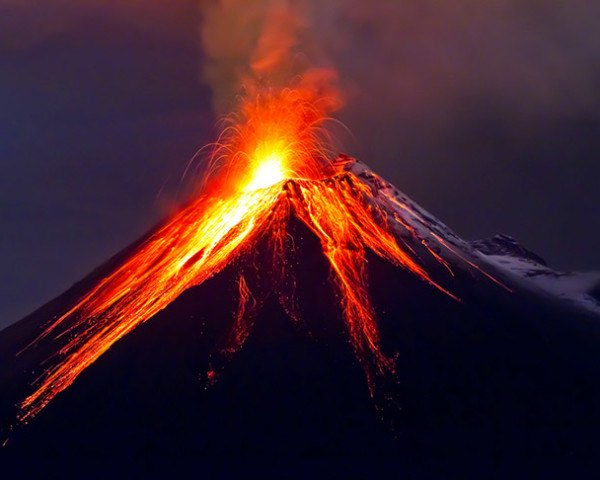
#> input picture Resources/Volcano_Night.jpg, 600 x 480 px, found by its file name
$ python Part05.py
#> lines starting #> are read from the running program, lines starting #| are printed output that depends on the picture
# Image Arithmatics and Logic
import cv2
import numpy as np

# 600 x 480
img1 = cv2.imread('C:\\Users\\Shane\\Documents\\Repos\\Explorations_OpenCV\\Resources\\Volcano_Night.jpg')
#> img1 is the input picture: shape (480, 600, 3); mean B, G, R 42, 32.6, 64.4
img2 = cv2.imread('C:\\Users\\Shane\\Documents\\Repos\\Explorations_OpenCV\\Resources\\Volcano_Day.jpg')
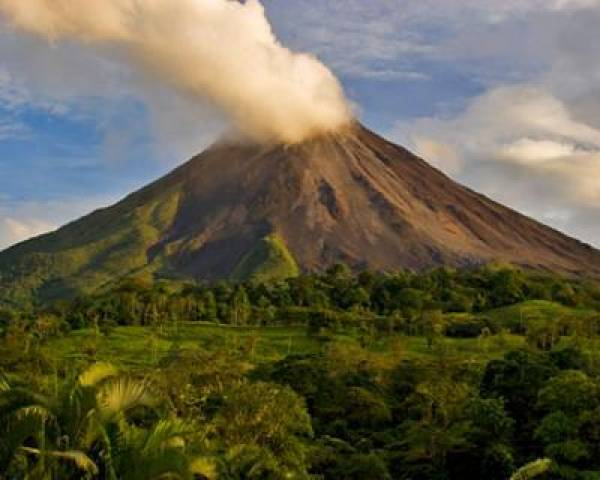
#> input picture Resources/Volcano_Day.jpg, 600 x 480 px, found by its file name
#> img2 is the input picture: shape (480, 600, 3); mean B, G, R 74.9, 96.4, 100.6

add = img2+img1
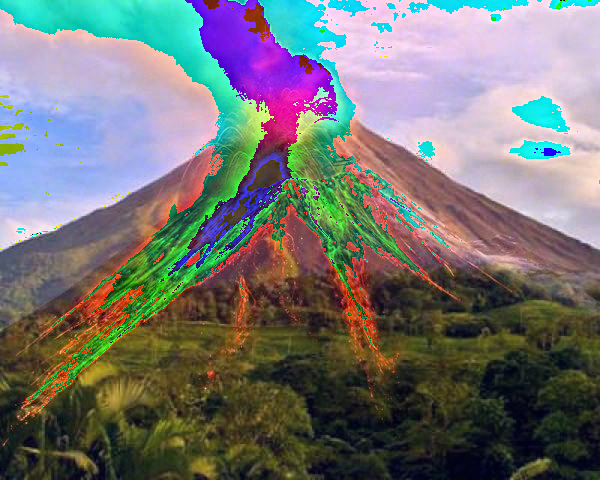
#> add: shape (480, 600, 3); mean B, G, R 114.7, 115.5, 115.4
betterAdd = cv2.add(img1,img2)
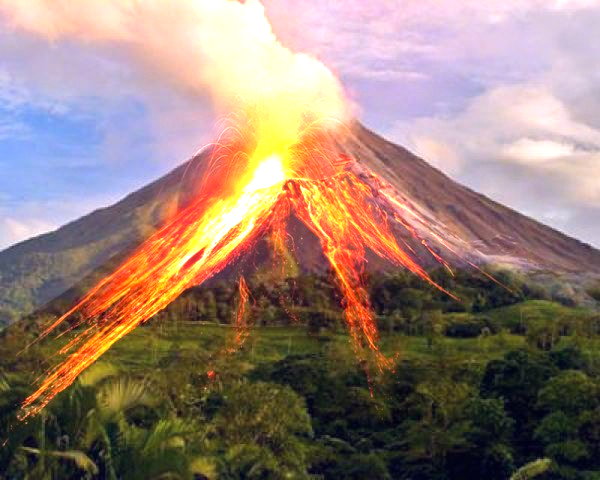
#> betterAdd: shape (480, 600, 3); mean B, G, R 116.8, 127.3, 151.1
weighted = cv2.addWeighted(img1, 0.3, img2, 0.7, 0)
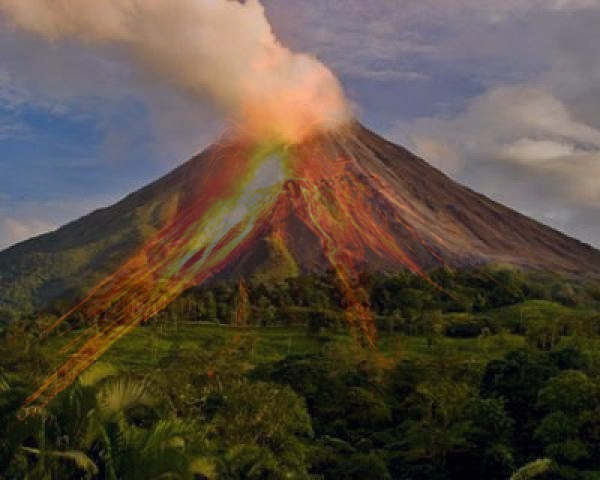
#> weighted: shape (480, 600, 3); mean B, G, R 65.1, 77.2, 89.7

cv2.imshow('Day', img2)
cv2.imshow('Night', img1)
#cv2.imshow('add', add)
cv2.imshow('Better Add', betterAdd)
cv2.imshow('Weighted', weighted)
cv2.waitKey(0)
cv2.destroyAllWindows()

#------------------------------
# Load images
img1 = cv2.imread('C:\\Users\\Shane\\Documents\\Repos\\Explorations_OpenCV\\Resources\\Volcano_Day.jpg')
img2 = cv2.imread('C:\\Users\\Shane\\Documents\\Repos\\Explorations_OpenCV\\Resources\\mainlogo.png')

cv2.imshow('Image 1', img1)
cv2.waitKey(0)
cv2.destroyAllWindows()

# Create ROI in img1 same size as img2
#> (the run stopped early here; a loop or call above may not have finished)
